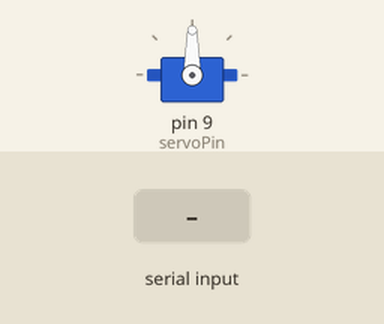
Simulated run of this sketch. Board: Arduino Uno, built with avr-gcc and run on an emulated ATmega328P. Shown: servo. The test bench sets the inputs (shaded band).

Above: at 1.2 s.
1.3 s: "1" received over Serial
At 3.6 s:
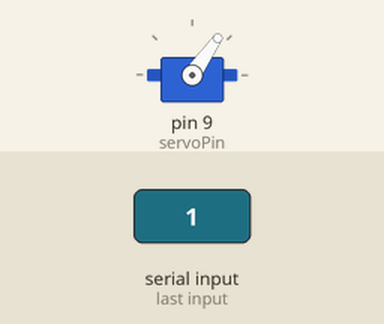
4.3 s: "2" received over Serial
At 7.5 s:
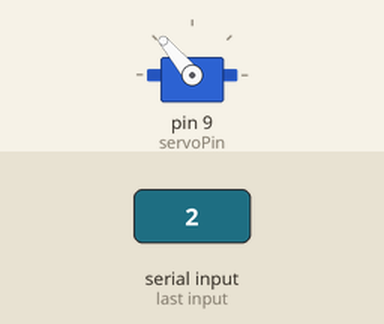
Timing chart, 0 to 9.8 s (numbered marks = the images above; inputs shaded):
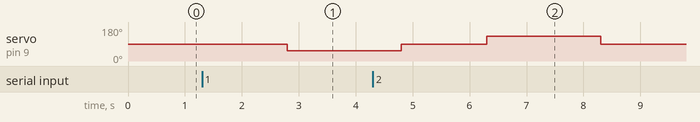

The sketch:

arduino_code.ino
```cpp
#include <Servo.h>

Servo sortServo;
const int servoPin = 9;
char receivedChar;

int czas_podrozy_do_serwa = 1500;
int czas_na_spadniecie = 2000;

void setup() {
  Serial.begin(9600);
  sortServo.attach(servoPin);
  sortServo.write(90);
}

void loop() {
  if (Serial.available() > 0) {
    receivedChar = Serial.read();
    //Sruba
    if (receivedChar == '1') {
      delay(czas_podrozy_do_serwa);
      sortServo.write(55);
      delay(czas_na_spadniecie);
      sortServo.write(90);
    }
    //Wkret
    else if (receivedChar == '2') {
      delay(czas_podrozy_do_serwa);
      sortServo.write(130);
      delay(czas_na_spadniecie);
      sortServo.write(90);

    }
  }
}
```

Measured:
- after the input at 1.3 s, servo on pin 9 (servoPin): 90° → 55° after 1.5 s
